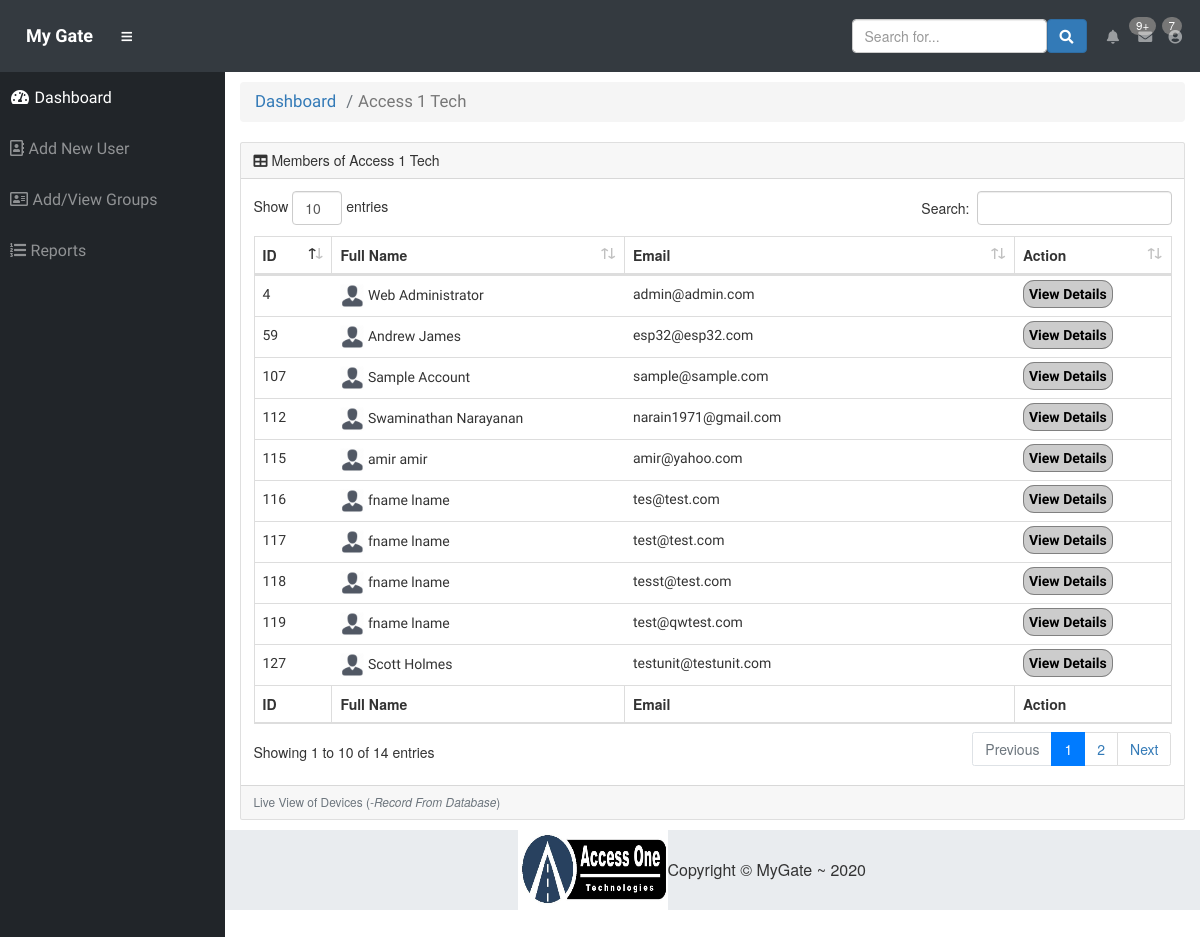
The app's page /admin/company-details.php?id=1 (signed in) with its own data.
### tables this page shows
CREATE TABLE `company` (
  `id` int(20) NOT NULL,
  `name` text NOT NULL
);

CREATE TABLE `users` (
  `id` int(11) NOT NULL,
  `user_type` text NOT NULL,
  `parent_id` int(10) NOT NULL,
  `first_name` varchar(255) NOT NULL,
  `last_name` varchar(200) NOT NULL,
  `company` int(11) NOT NULL,
  `email` varchar(255) NOT NULL,
  `password` varchar(255) NOT NULL,
  `is_restricted` tinyint(1) NOT NULL DEFAULT '0',
  `image` varchar(100) NOT NULL DEFAULT 'default.png',
  `mac` varchar(40) NOT NULL,
  `mobile_mac` varchar(40) NOT NULL,
  `is_admin` tinyint(1) NOT NULL,
  `app_token` text NOT NULL
);

### admin/company-person-details.php (the view)
<?php
$sql = "SELECT * FROM users ";
$result = mysqli_query($con, $sql);
?>
<div class="card mb-3">
    <div class="card-header">
        <i class="fas fa-table"></i>
        Members of <?php echo $company_name; ?>
    </div>
    <div class="card-body">
        <div class="table-responsive">
            <table class="table table-bordered" id="dataTable" width="100%" cellspacing="0">
                <thead>
                <tr>
                    <th>ID</th>
                    <th>Full Name</th>
                    <th>Email</th>
                    <th>Action</th>
                </tr>
                </thead>
                <tfoot>
                <tr>
                    <th>ID</th>
                    <th>Full Name</th>
                    <th>Email</th>
                    <th>Action</th>
                </tr>
                </tfoot>
                <tbody>
                <?php
                if (mysqli_num_rows($result) > 0) {
                    while($row = mysqli_fetch_assoc($result)) {
                        if( $row["company"]==$comp_id ){
                         echo '
                            <tr class="odd gradeX" id="device-view-font">
                                <td>'.$row["id"].'</td>
                                <td><img style="height: 24px;" src="../images/user-avatar.png">&nbsp;'.$row["first_name"].' '.$row["last_name"].'</td>
                                <td>'.$row["email"].'</td>
                                <td class="center"><a class="device-action" href="userid_'.$row["id"].'.php" class="deleteaction">View Details</a></td>
                           ';
                    }
                        }
                    }
                 else {
                    echo "
            <td><center><b>No Members Found</b></center></td>";
                }
                ?>
                </tbody>
            </table>
        </div>
    </div>
    <div class="card-footer small text-muted">Live View of Devices (<i>-Record From Database</i>)</div>
</div>

### parts/top-pagger.php (shortened to what this page needs)
<ol class="breadcrumb">
  <li class="breadcrumb-item">
    <a href="index.php">Dashboard</a>
  </li>
  <li class="breadcrumb-item active"><?php echo $current_page; ?></li>
</ol>

### css/custom.css (style rules this page uses)
#device-view-font { font-family: 'Oxygen', sans-serif; }
#content-wrapper > div > ol > li:nth-child(1) > a,#content-wrapper > div > ol > li.breadcrumb-item { font-family: 'Arimo', sans-serif; }
.device-action { color: black; font-weight: 600; border: 1px solid grey; padding: 5PX; background: #cccccc; border-radius: 11px; }
ol.breadcrumb { font-size: larger; }
html, body { height: 100%; margin: 0; padding: 0; }
#device-view-font td { border-left: none; border-right: none; }

### records on screen
company: name "Access 1 Tech"
users: id "4", first_name "Web", last_name "Administrator", email "admin@admin.com"
users: id "59", first_name "Andrew", last_name "James", email "esp32@esp32.com"
users: id "107", first_name "Sample", last_name "Account", email "sample@sample.com"
users: id "112", first_name "Swaminathan", last_name "Narayanan", email "narain1971@gmail.com"
users: id "115", first_name "amir", last_name "amir", email "amir@yahoo.com"
users: id "116", first_name "fname", last_name "lname", email "tes@test.com"
users: id "117", first_name "fname", last_name "lname", email "test@test.com"
users: id "118", first_name "fname", last_name "lname", email "tesst@test.com"
users: id "119", first_name "fname", last_name "lname", email "test@qwtest.com"
users: id "127", first_name "Scott", last_name "Holmes", email "testunit@testunit.com"
